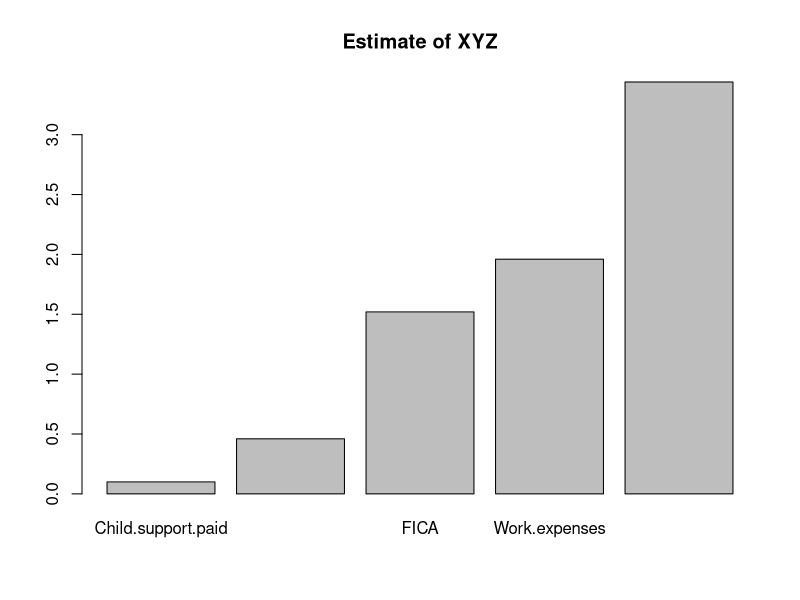

Write R code to recreate this figure.
#Make barplot for every column in the table
#Make reactive histogram 
#Dotplot 

library(dplyr)

subtract_average <- read.csv("../data/subtraction_average_2015_2016_v2.csv")
barplot(subtract_average$All.people.Estimate, main = "Estimate of XYZ", names.arg = 
          subtract_average$X)

